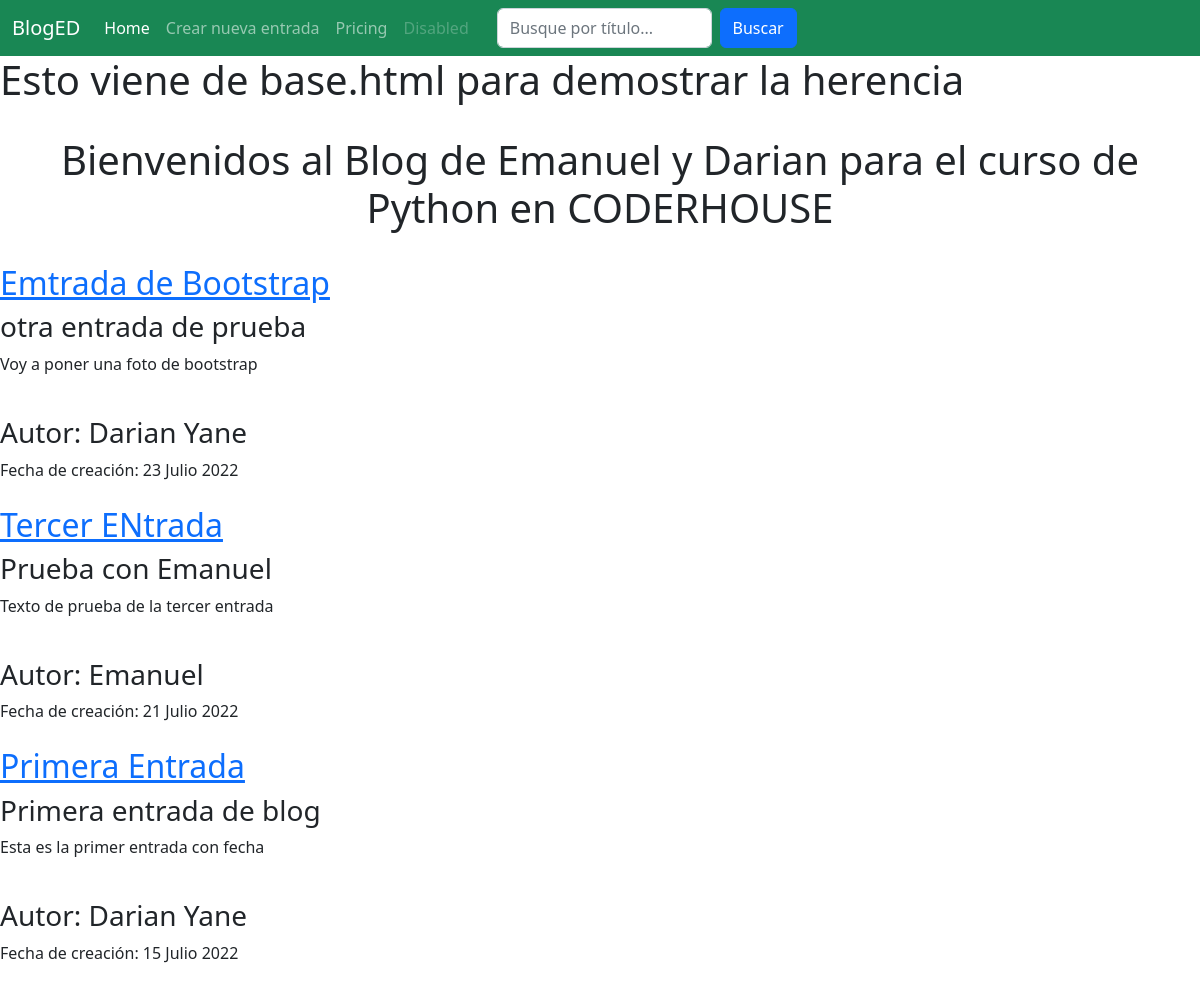
/, run on an earlier commit of the app's database.
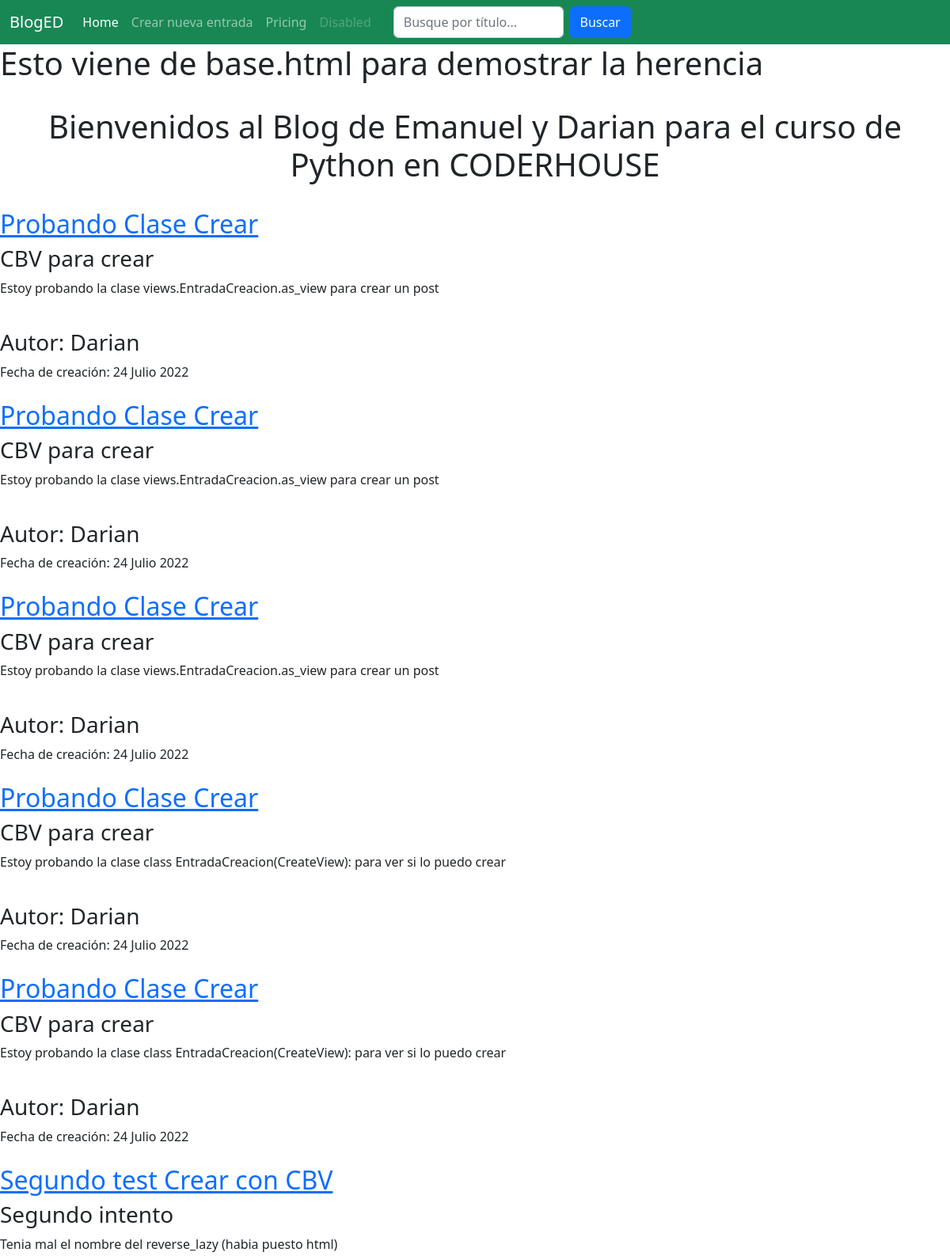
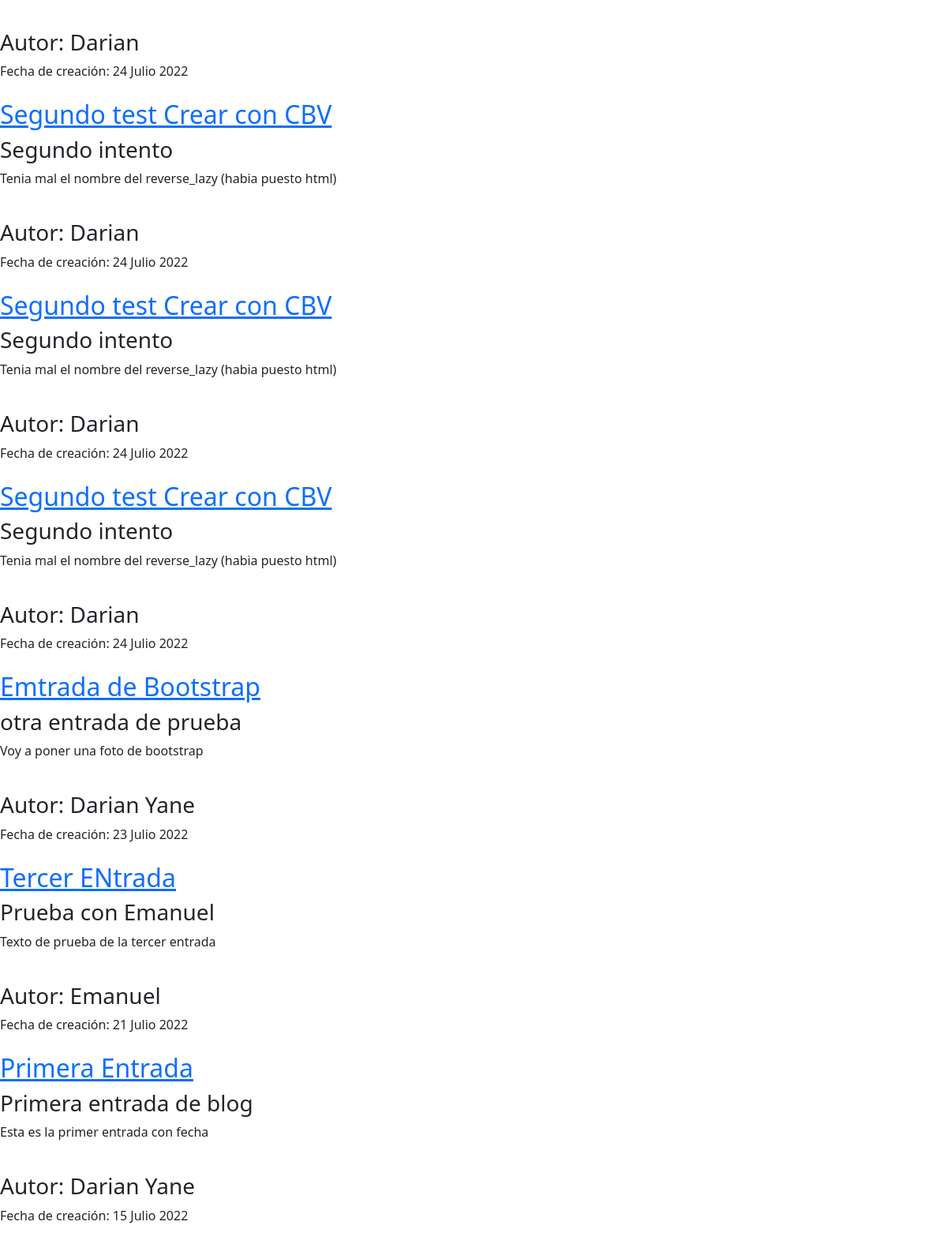
And on a later commit of the database (2 pictures, top to bottom).
### Posteos/models.py (models this page shows, shortened)
class Entrada(models.Model):
    titulo = models.CharField(max_length=50)
    subtitulo = models.CharField(max_length=100)
    cuerpo = RichTextField()
    imagen = models.URLField()
    autor = models.CharField(max_length=50)
    creado = models.DateField(default=date.today()) #(15 Julio 2022)  # (auto_now_add=True) o (auto_now=True)
    class Meta:
        ordering = ['-creado'] #Ordena los post de más nuevos a más viejos

### Posteos/views.py (the view)
# urls.py: path('', views.BienvenidaView.as_view(), name='bienvenida'), # ListView
class BienvenidaView(ListView):
    queryset = Entrada.objects.all()
    context_object_name = "posteos"
    template_name = "bienvenida.html"

### Posteos/templates/bienvenida.html (shortened to what this page needs)
{% extends 'base.html' %}
{% block content %}
    <h1 class="centrado">Bienvenidos al Blog de Emanuel y Darian para el curso de Python en CODERHOUSE</h1>
    <br>
    <section>
        {% for posteo in posteos %}
            <article>
                <h2><a href="{% url 'verEntrada' posteo.id %}">{{ posteo.titulo }}</a></h2>
                <h3>{{ posteo.subtitulo }}</h3>
                <p>
                    {{ posteo.cuerpo }}
                </p>
                <footer>
                    <h3>
                        Autor: {{ posteo.autor }}
                    </h3>
                    Fecha de creación: {{ posteo.creado }}
                </footer>
            </article>
            <br>
        {% endfor %}
    </section>
{% endblock %}

### Posteos/templates/base.html (shortened to what this page needs)
<!doctype html>
<html lang="es">
<head>
    {% load static %}
    <link href="https://cdn.jsdelivr.net/npm/bootstrap@5.2.0/dist/css/bootstrap.min.css" rel="stylesheet"
>
    <link rel="stylesheet" href="{% static 'css/gestionEntradas.css' %}">
</head>
<body>
    {% include "navbar.html" %}
    <h1>Esto viene de base.html para demostrar la herencia</h1>
    <br>
    {% block content %}
    {% endblock %}
</body>
</html>

### Posteos/templates/navbar.html (shortened to what this page needs)
<!DOCTYPE html>
<html lang="es">
    <body>
        <nav class="navbar navbar-dark navbar-expand-lg bg-success">
            <div class="container-fluid">
                <a class="navbar-brand" href="{% url 'bienvenida' %}">BlogED</a>
                <div class="collapse navbar-collapse" id="navbarNavAltMarkup">
                    <div class="navbar-nav">
                        <a class="nav-link active" aria-current="page" href="{% url 'bienvenida' %}">Home</a>
                        <a class="nav-link" href="{% url 'crearPost' %}">Crear nueva entrada</a>
                        <a class="nav-link" href="#">Pricing</a>
                        <a class="nav-link disabled">Disabled</a>
                        <form class="d-flex" style="width: 25vw; margin-left: 20px;" action="/buscar/" method="GET">
                            <input class="form-control me-2" type="text" placeholder="Busque por título..." name="titulo">
                            <button class="btn btn-primary" type="submit">Buscar</button>
                        </form>
                    </div>
                </div>
            </div>
        </nav>
    </body>
</html>

### Posteos/static/css/gestionEntradas.css (style rules this page uses)
.centrado { text-align: center; vertical-align: middle; }

What changed in the data, as far as the page shows it:
added Entrada: titulo "Probando Clase Crear", subtitulo "CBV para crear", cuerpo "Estoy probando la clase views.EntradaCreacion.as_view para crear un post", autor "Darian", creado "24 Julio 2022"
added Entrada: titulo "Probando Clase Crear", subtitulo "CBV para crear", cuerpo "Estoy probando la clase views.EntradaCreacion.as_view para crear un post", autor "Darian", creado "24 Julio 2022"
added Entrada: titulo "Probando Clase Crear", subtitulo "CBV para crear", cuerpo "Estoy probando la clase views.EntradaCreacion.as_view para crear un post", autor "Darian", creado "24 Julio 2022"
added Entrada: titulo "Probando Clase Crear", subtitulo "CBV para crear", cuerpo "Estoy probando la clase class EntradaCreacion(CreateView): para ver si lo puedo crear", autor "Darian", creado "24 Julio 2022"
added Entrada: titulo "Probando Clase Crear", subtitulo "CBV para crear", cuerpo "Estoy probando la clase class EntradaCreacion(CreateView): para ver si lo puedo crear", autor "Darian", creado "24 Julio 2022"
added Entrada: titulo "Segundo test Crear con CBV", subtitulo "Segundo intento", cuerpo "Tenia mal el nombre del reverse_lazy (habia puesto html)", autor "Darian", creado "24 Julio 2022"
added Entrada: titulo "Segundo test Crear con CBV", subtitulo "Segundo intento", cuerpo "Tenia mal el nombre del reverse_lazy (habia puesto html)", autor "Darian", creado "24 Julio 2022"
added Entrada: titulo "Segundo test Crear con CBV", subtitulo "Segundo intento", cuerpo "Tenia mal el nombre del reverse_lazy (habia puesto html)", autor "Darian", creado "24 Julio 2022"
added Entrada: titulo "Segundo test Crear con CBV", subtitulo "Segundo intento", cuerpo "Tenia mal el nombre del reverse_lazy (habia puesto html)", autor "Darian", creado "24 Julio 2022"
